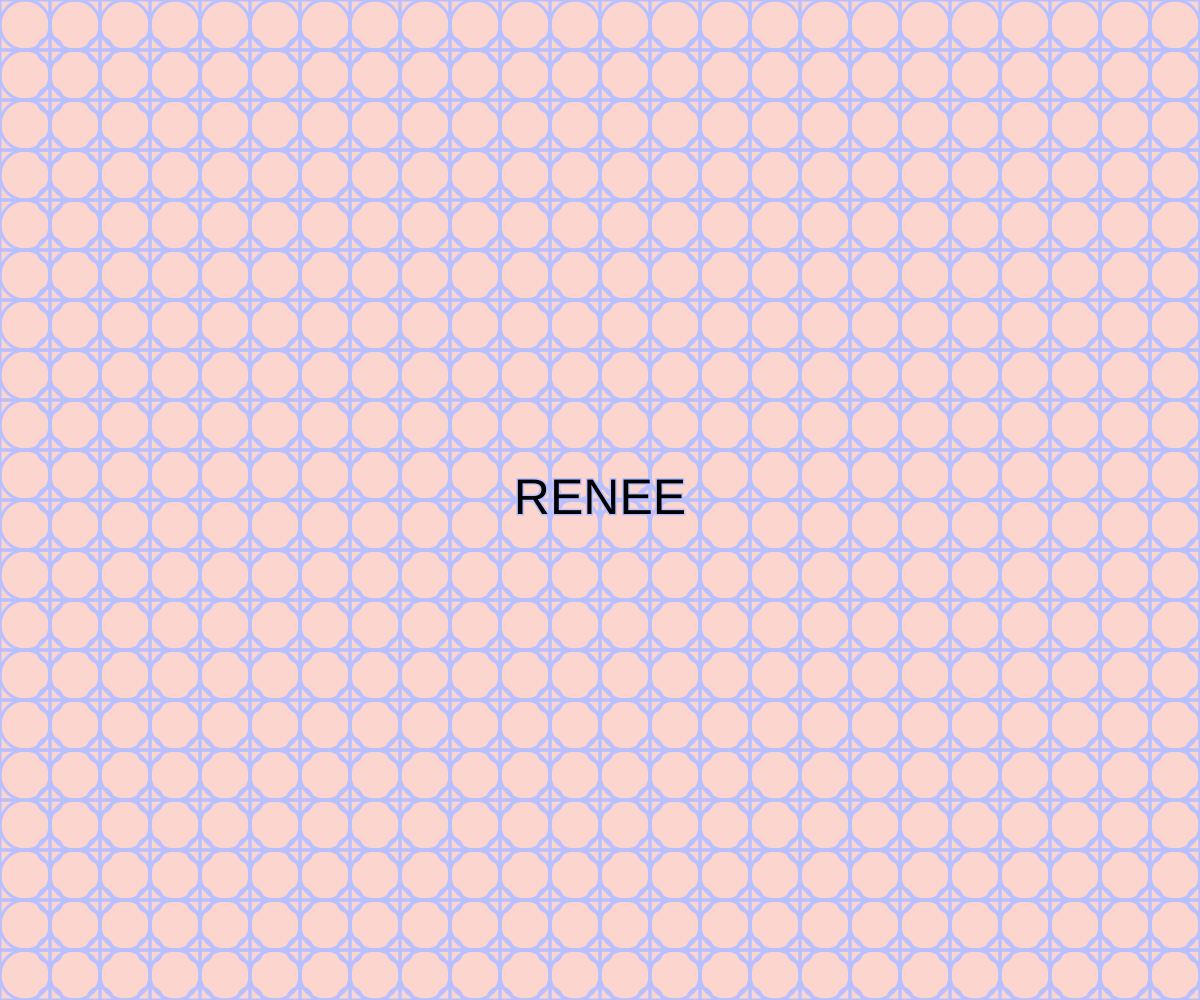
Frame 1 (no input)
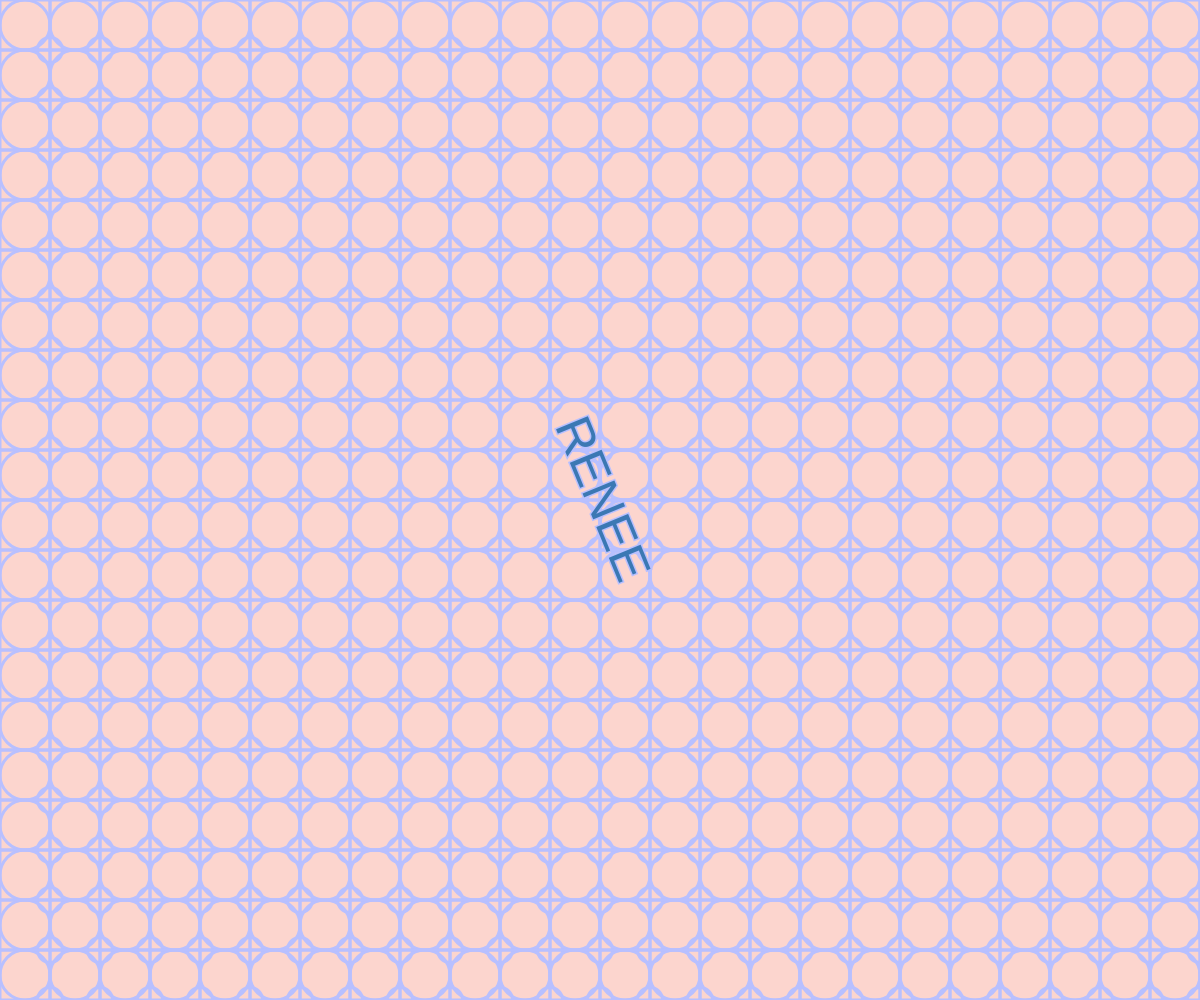
Frame 60 (no input)
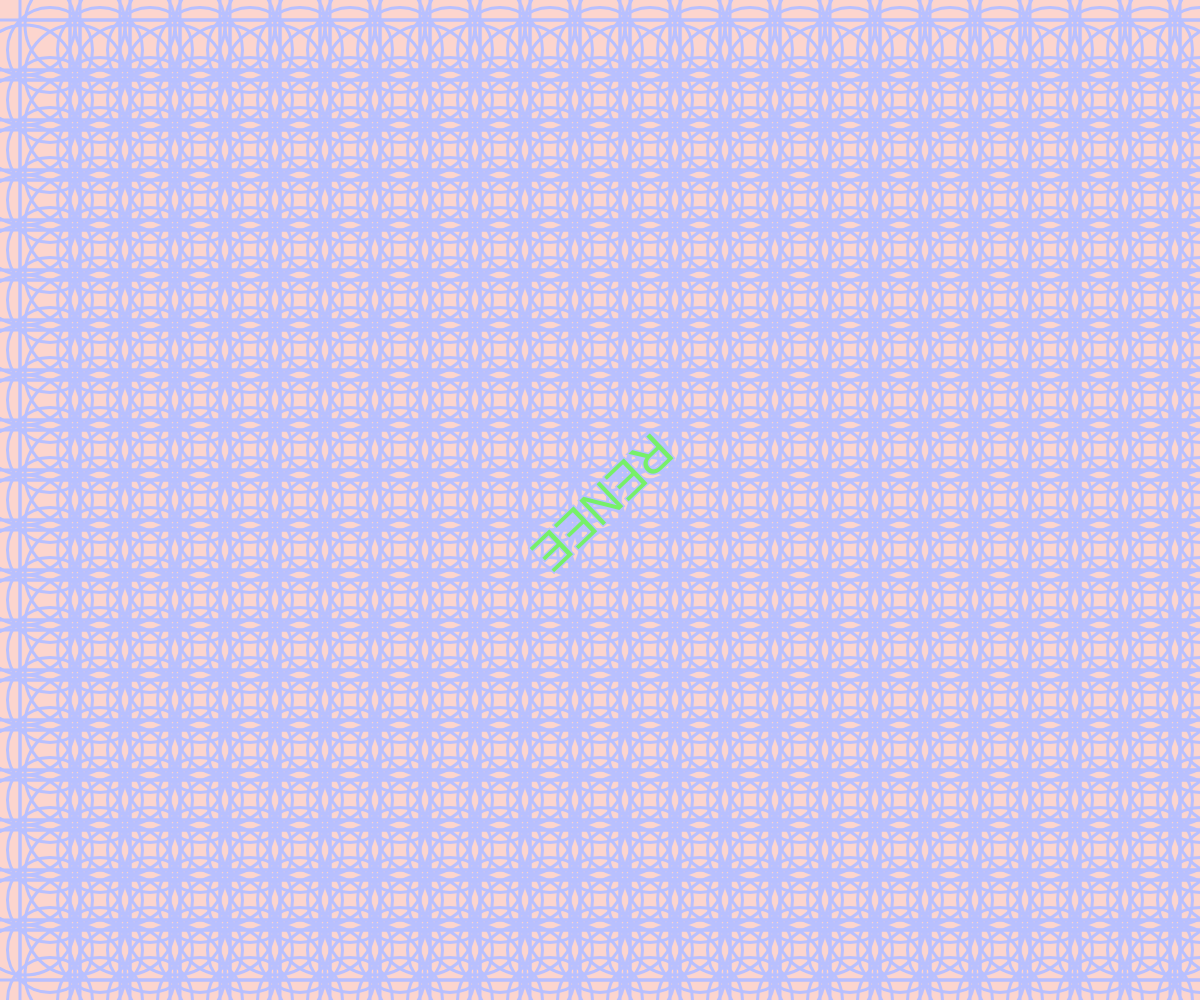
Frame 120 (the mouse pressed at the canvas centre since frame 60)

The p5.js sketch that drew these frames (run headless with seeded random() and noise() and a simulated clock; from frame 60 on, the mouse is pressed at the canvas centre):

// p5.js sketch
// ── sketch.js
let angle = 0; // 用於旋轉的角度
let r = 255, g = 0, b = 0; // 初始顏色（紅色）

function setup() {
  createCanvas(windowWidth, windowHeight);  // 產生一個畫布
  background("#fcd5ce");  // 設定背景顏色
}

function draw() {
  background("#fcd5ce");  // 背景顏色
  rectMode(CENTER);
  noFill();  // 物件不充滿顏色
  stroke("#b8c0ff");  // 線條的顏色
  strokeWeight(3);  // 線條的粗細
  
  let rect_width = 50 + mouseX / 10; // 方形的寬度
  let bc_width = 50 + mouseY / 10;   // 大圓的寬度
  let sc_width = 25 + mouseX / 10;   // 小圓的寬度

  // 繪製形狀的網格
  for (let j = 0; j < 20; j++) {  // 產生第幾排
    for (let i = 0; i < 40; i++) {  // 產生一整排物件
      ellipse(25 + 50 * i, 25 + 50 * j, bc_width);  // 大圓
      rect(25 + 50 * i, 25 + 50 * j, rect_width);    // 正方形
      ellipse(50 + 50 * i, 50 + 50 * j, sc_width);    // 小圓
    }
  }

  // 更新顏色漸變
  r = (r + 1) % 256;
  g = (g + 2) % 256;
  b = (b + 3) % 256;

  // 設置字母的顏色和旋轉
  fill(r, g, b);
  textSize(50);
  textAlign(CENTER, CENTER);
  translate(width / 2, height / 2);  // 移動到畫布中心
  rotate(angle);  // 旋轉
  text('RENEE', 0, 0);  // 畫字母
  angle += 0.02;  // 每幀增加一點旋轉角度
}
